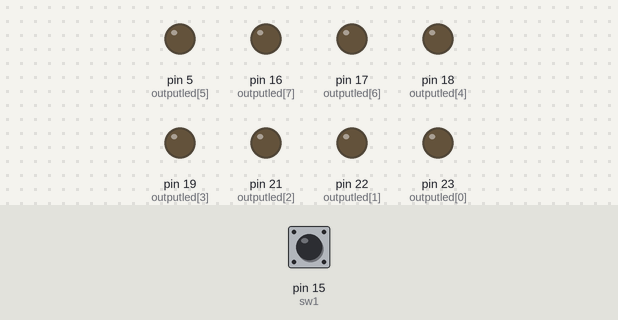
This sketch was run on a simulated Arduino Mega 2560, built with avr-gcc and run on an emulated ATmega2560. On the bench: output pins drawn as LEDs (lit = HIGH). The test bench sets the inputs (shaded band); at power-on: pin 15 (sw1) HIGH. What the sketch prints to the serial monitor is not drawn.

Above: at 1.2 s.
1.3 s: pin 15 (sw1) pulled LOW for 1 s
At 1.4 s:
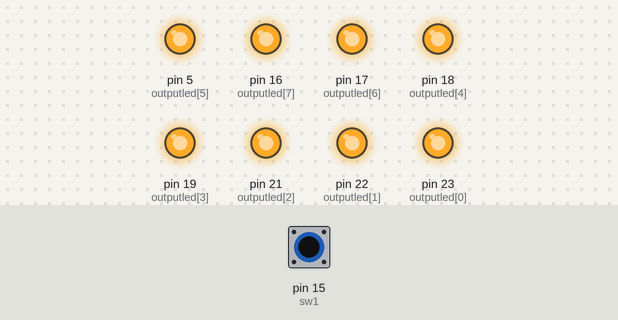
4.3 s: pin 15 (sw1) pulled LOW for 3.2 s
At 7.9 s:
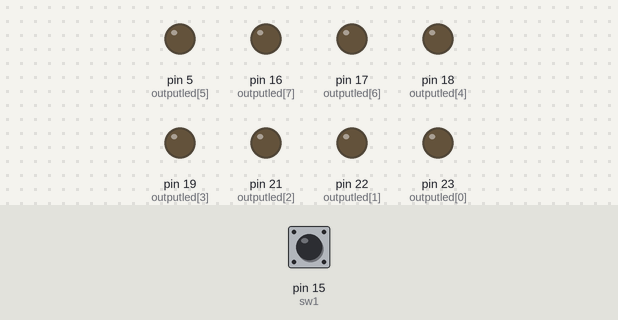
Timing chart, 0 to 9.4 s (numbered marks = the images above; inputs shaded):
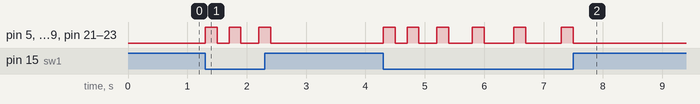

Measured:
- after the input at 1.3 s, pin 5 (outputled[5]), pin 16 (outputled[7]), pin 17 (outputled[6]), pin 18 (outputled[4]), pin 19 (outputled[3]), pin 21 (outputled[2]), pin 22 (outputled[1]), pin 23 (outputled[0]): goes HIGH 0.20 s, LOW 0.20 s, HIGH 0.20 s, LOW 0.30 s, HIGH 0.20 s, then LOW, starting at once
- after the input at 4.3 s, pin 5 (outputled[5]), pin 16 (outputled[7]), pin 17 (outputled[6]), pin 18 (outputled[4]), pin 19 (outputled[3]), pin 21 (outputled[2]), pin 22 (outputled[1]), pin 23 (outputled[0]): LOW → HIGH at once, → LOW 0.20 s later, → HIGH 0.20 s later, → LOW 0.20 s later, … (12 changes in this stretch)

The sketch:

8.brakeplus.ino
```cpp
int outputled[] = { 23, 22, 21, 19, 18, 5, 17, 16 };
int sw1 = 15;
int timestate = 0;
int delaytime = 200;
void setup() {
  for (int i = 0; i < 8; i++) {
    pinMode(outputled[i], OUTPUT);
  }
  pinMode(sw1, INPUT_PULLUP);
  Serial.begin(9600);
}

void loop() {

  Serial.println(timestate);

  if (digitalRead(sw1) == LOW) {
    if (timestate >= 9) {
      for (int i = 0; i < 8; i++) {
        digitalWrite(outputled[i], HIGH);
      }
    } else {
      for (int i = 0; i < 8; i++) {
        digitalWrite(outputled[i], HIGH);
      }
      timestate++;
      delay(200);
      for (int i = 0; i < 8; i++) {
        digitalWrite(outputled[i], LOW);
      }
      delay(delaytime);
      delaytime = delaytime + 100;
    }

  } else {
    for (int i = 0; i < 8; i++) {
      digitalWrite(outputled[i], LOW);
    }
    timestate = 0;
    delaytime = 200;
  }
}
```
